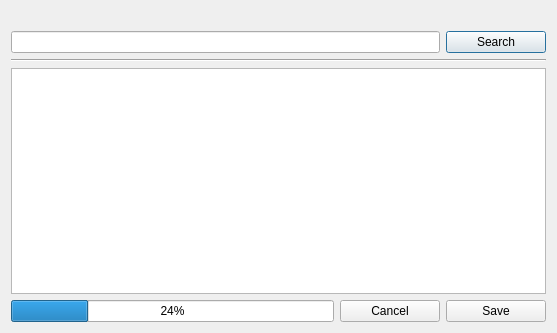
<?xml version="1.0" encoding="UTF-8"?>
<ui version="4.0">
 <class>AlternateCovers</class>
 <widget class="QDialog" name="AlternateCovers">
  <property name="geometry">
   <rect>
    <x>0</x>
    <y>0</y>
    <width>557</width>
    <height>333</height>
   </rect>
  </property>
  <property name="windowTitle">
   <string>Search alternative image</string>
  </property>
  <layout class="QGridLayout" name="gridLayout">
   <item row="0" column="0" colspan="3">
    <widget class="QLabel" name="lab_title">
     <property name="font">
      <font>
       <weight>75</weight>
       <bold>true</bold>
      </font>
     </property>
     <property name="text">
      <string/>
     </property>
    </widget>
   </item>
   <item row="1" column="0" colspan="2">
    <widget class="QLineEdit" name="le_search"/>
   </item>
   <item row="1" column="2">
    <widget class="QPushButton" name="btn_search">
     <property name="sizePolicy">
      <sizepolicy hsizetype="Fixed" vsizetype="Fixed">
       <horstretch>0</horstretch>
       <verstretch>0</verstretch>
      </sizepolicy>
     </property>
     <property name="minimumSize">
      <size>
       <width>50</width>
       <height>0</height>
      </size>
     </property>
     <property name="maximumSize">
      <size>
       <width>156113</width>
       <height>16777215</height>
      </size>
     </property>
     <property name="text">
      <string>Search</string>
     </property>
    </widget>
   </item>
   <item row="2" column="0" colspan="3">
    <widget class="Line" name="line">
     <property name="orientation">
      <enum>Qt::Horizontal</enum>
     </property>
    </widget>
   </item>
   <item row="3" column="0" colspan="3">
    <widget class="QTableView" name="tv_images">
     <property name="minimumSize">
      <size>
       <width>520</width>
       <height>220</height>
      </size>
     </property>
     <property name="verticalScrollBarPolicy">
      <enum>Qt::ScrollBarAsNeeded</enum>
     </property>
     <property name="tabKeyNavigation">
      <bool>false</bool>
     </property>
     <property name="showDropIndicator" stdset="0">
      <bool>false</bool>
     </property>
     <property name="dragDropOverwriteMode">
      <bool>false</bool>
     </property>
     <property name="selectionMode">
      <enum>QAbstractItemView::SingleSelection</enum>
     </property>
     <property name="verticalScrollMode">
      <enum>QAbstractItemView::ScrollPerPixel</enum>
     </property>
     <property name="horizontalScrollMode">
      <enum>QAbstractItemView::ScrollPerPixel</enum>
     </property>
     <property name="showGrid">
      <bool>false</bool>
     </property>
     <property name="gridStyle">
      <enum>Qt::NoPen</enum>
     </property>
     <property name="cornerButtonEnabled">
      <bool>false</bool>
     </property>
     <attribute name="horizontalHeaderVisible">
      <bool>false</bool>
     </attribute>
     <attribute name="horizontalHeaderHighlightSections">
      <bool>false</bool>
     </attribute>
     <attribute name="verticalHeaderVisible">
      <bool>false</bool>
     </attribute>
     <attribute name="verticalHeaderHighlightSections">
      <bool>false</bool>
     </attribute>
    </widget>
   </item>
   <item row="4" column="1">
    <widget class="QPushButton" name="btn_cancel">
     <property name="minimumSize">
      <size>
       <width>100</width>
       <height>0</height>
      </size>
     </property>
     <property name="maximumSize">
      <size>
       <width>100</width>
       <height>16777215</height>
      </size>
     </property>
     <property name="text">
      <string>Cancel</string>
     </property>
    </widget>
   </item>
   <item row="4" column="2">
    <widget class="QPushButton" name="btn_save">
     <property name="minimumSize">
      <size>
       <width>100</width>
       <height>0</height>
      </size>
     </property>
     <property name="maximumSize">
      <size>
       <width>100</width>
       <height>16777215</height>
      </size>
     </property>
     <property name="text">
      <string>Save</string>
     </property>
    </widget>
   </item>
   <item row="4" column="0">
    <widget class="QProgressBar" name="pb_progress">
     <property name="value">
      <number>24</number>
     </property>
    </widget>
   </item>
  </layout>
 </widget>
 <resources/>
 <connections/>
</ui>
